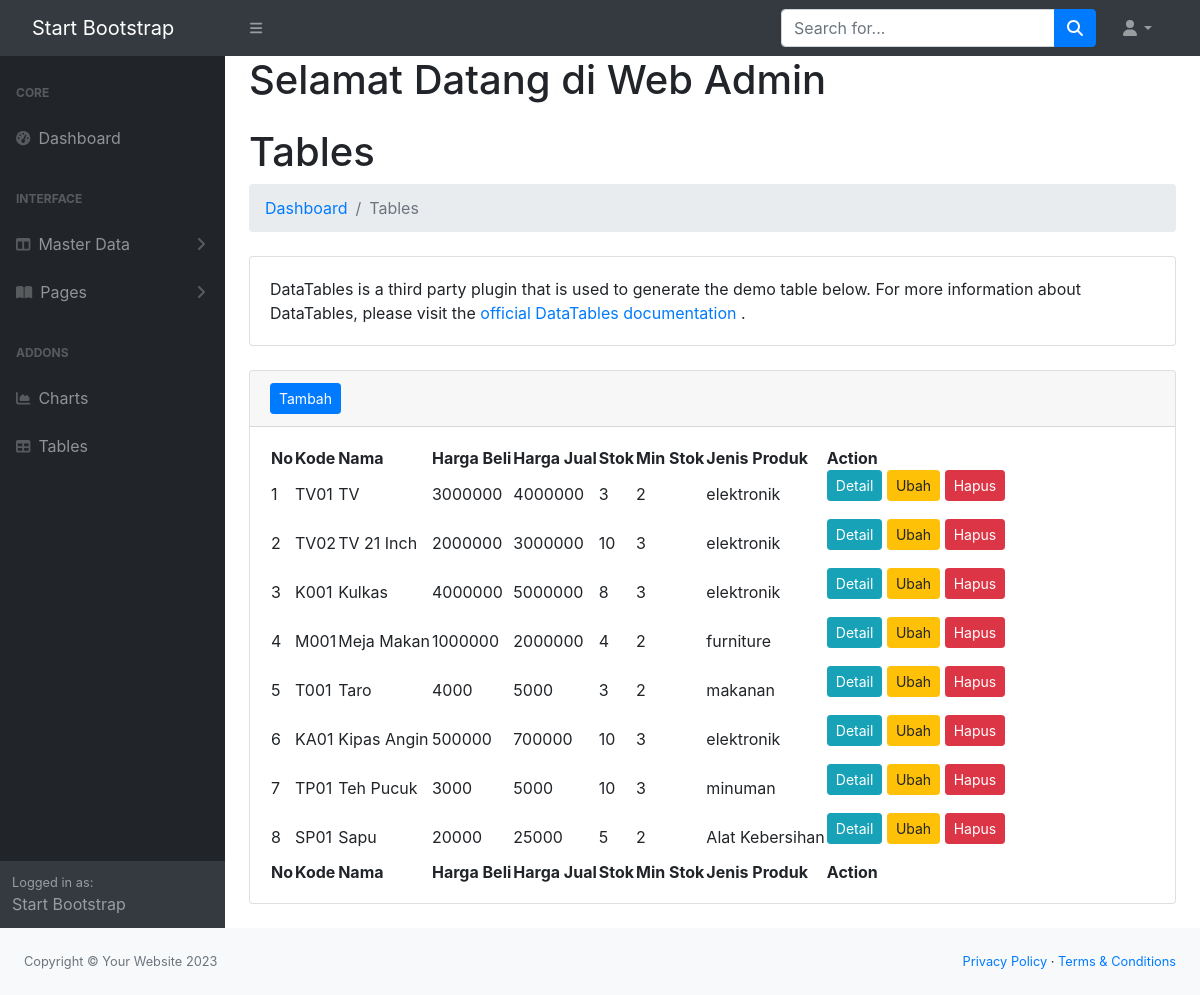
Page /admin/index.php?url=product on the earlier database version.
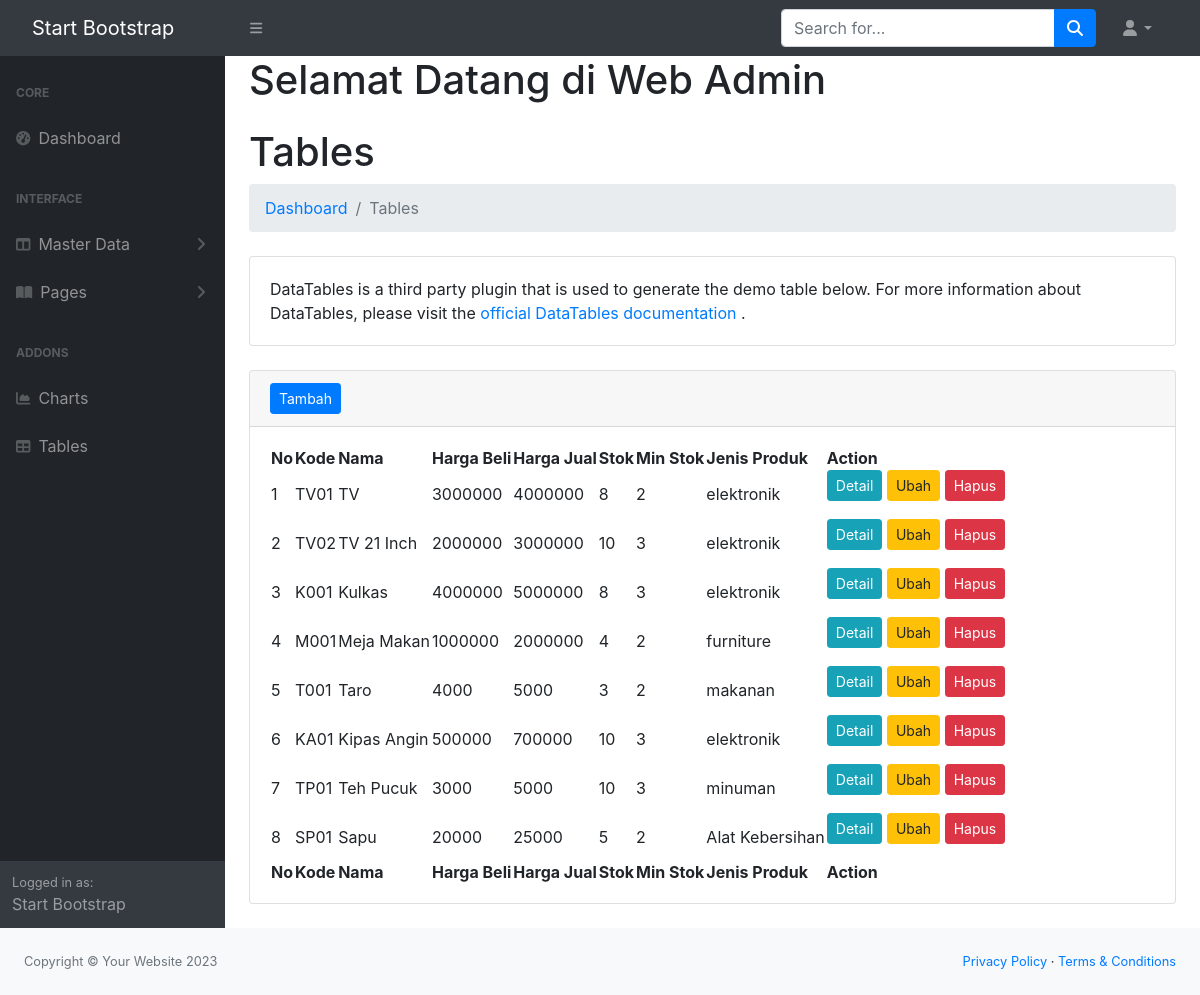
Same page on the later database version.
### tables this page shows
CREATE TABLE `produk` (
  `id` int(11) NOT NULL,
  `kode` varchar(10) DEFAULT NULL,
  `nama` varchar(45) NOT NULL,
  `harga_beli` double DEFAULT NULL,
  `harga_jual` double DEFAULT NULL,
  `stok` int(11) DEFAULT NULL,
  `min_stok` int(11) DEFAULT NULL,
  `jenis_produk_id` int(11) NOT NULL
);

CREATE TABLE `jenis_produk` (
  `id` int(11) NOT NULL,
  `nama` varchar(20) DEFAULT NULL,
  `ket` varchar(50) DEFAULT NULL
);

### admin/models/Produk.php (called while the page is built, shortened)
<?php
class Produk {
 private $koneksi;
 public function __construct(){
    global $dbh;
    $this->koneksi = $dbh;
}
 public function dataProduk(){
    $sql = "SELECT produk.*, jenis_produk.nama as kategori FROM produk INNER JOIN
    jenis_produk ON jenis_produk.id = produk.jenis_produk_id ";
    $ps = $this->koneksi->prepare($sql);
    $ps->execute();
    $rs = $ps->fetchAll();
    return $rs;
}
}
?>

### admin/product.php (the view, shortened to what this page needs)
<?php
$model = new Produk();
$data_produk = $model->dataProduk();
?>
                        <h1 class="mt-4">Tables</h1>
                        <ol class="breadcrumb mb-4">
                            <li class="breadcrumb-item"><a href="index.html">Dashboard</a></li>
                            <li class="breadcrumb-item active">Tables</li>
                        </ol>
                        <div class="card mb-4">
                            <div class="card-body">
                                DataTables is a third party plugin that is used to generate the demo table below. For more information about DataTables, please visit the
                                <a target="_blank" href="https://datatables.net/">official DataTables documentation</a>
                                .
                            </div>
                        </div>
                        <div class="card mb-4">
                            <div class="card-header">
                                <a href="index.php?url=product_form" class="btn btn-primary btn-sm">Tambah</a>
                            </div>
                            <div class="card-body">
                                <table id="datatablesSimple">
                                    <thead>
                                        <tr>
                                            <th>No</th>
                                            <th>Kode</th>
                                            <th>Nama</th>
                                            <th>Harga Beli</th>
                                            <th>Harga Jual</th>
                                            <th>Stok</th>
                                            <th>Min Stok</th>
                                            <th>Jenis Produk </th>
                                            <th>Action</th>
                                        </tr>
                                    </thead>
                                    <tfoot>
                                        <tr>
                                            <th>No</th>
                                            <th>Kode</th>
                                            <th>Nama</th>
                                            <th>Harga Beli</th>
                                            <th>Harga Jual</th>
                                            <th>Stok</th>
                                            <th>Min Stok</th>
                                            <th>Jenis Produk </th>
                                            <th>Action</th>
                                        </tr>
                                    </tfoot>
                                    <tbody>
                                        <?php
                                        $no = 1;
                                        foreach($data_produk as $row){
                                        ?>
                                        <tr>
                                            <td><?= $no ?></td>
                                            <td><?= $row['kode']?></td>
                                            <td><?= $row['nama']?></td>
                                            <td><?= $row['harga_beli']?></td>
                                            <td><?= $row['harga_jual']?></td>
                                            <td><?= $row['stok']?></td>
                                            <td><?= $row['min_stok']?></td>
                                            <td><?= $row['kategori']?></td>
                                            <td>
                                                <form action="produk_controller.php" method="POST">
                                                    <a class="btn btn-info btn-sm" href="index.php?url=product_detail&id=<?= $row ['id'] ?>">Detail</a>
                                                    <a class="btn btn-warning btn-sm" href="index.php?url=product_form&idedit=<?= $row ['id'] ?>">Ubah</a>
                                                    <button class="btn btn-danger btn-sm" name="proses" value="hapus"
                                                    onclick="return confirm('Apakah anda yakin ingin menghapus data ini?')">Hapus</button>
                                                </form>
                                            </td>
                                        </tr>
                                      <?php
                                        $no++;
                                    }
                                        ?>
                                    </tbody>
                                </table>
                            </div>
</div>
</div>

Differences in the rows shown:
changed produk "TV01": stok "3" → "8"
